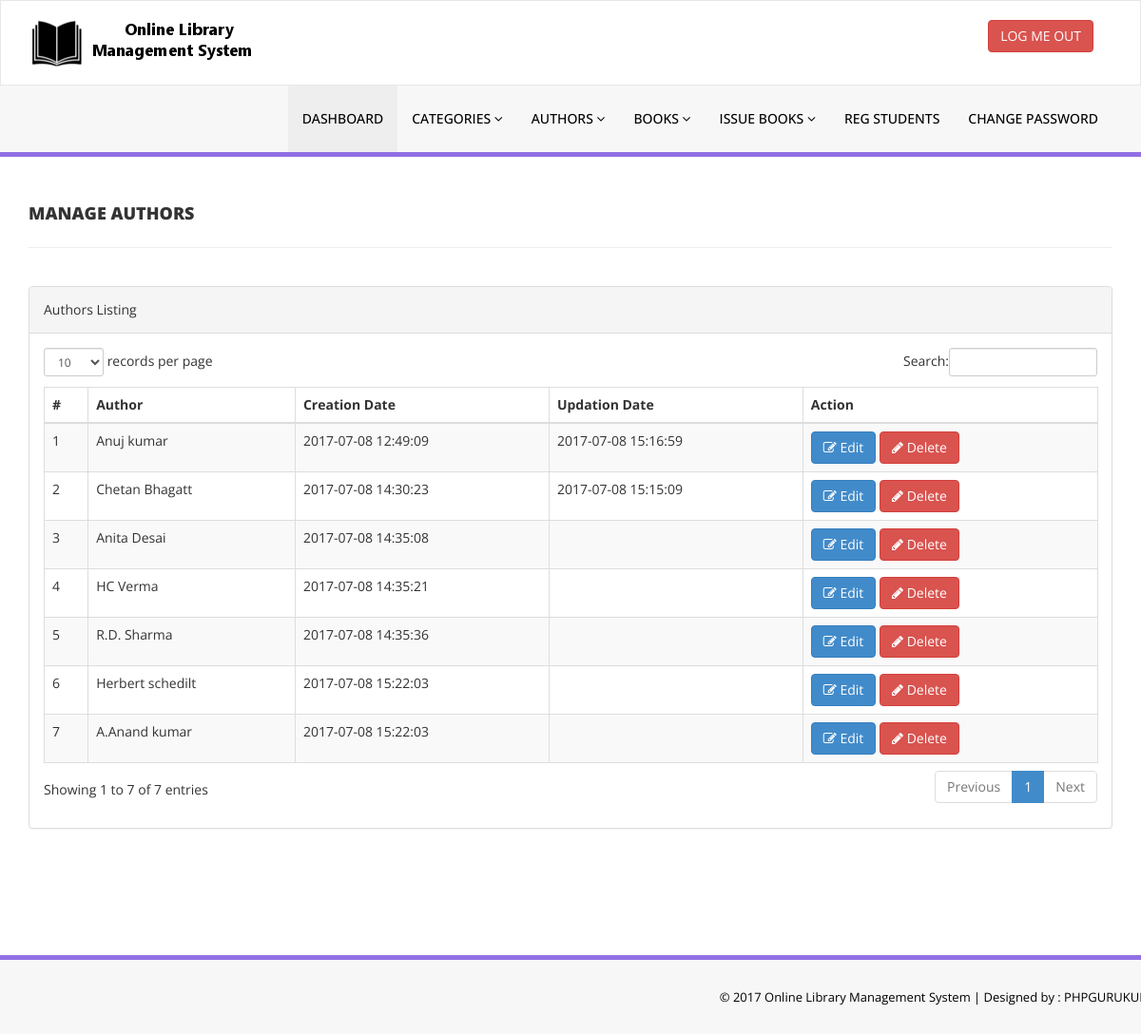
/library/admin/manage-authors.php (signed in), run on the app's committed database.
### tables this page shows
CREATE TABLE `tblauthors` (
  `id` int(11) NOT NULL,
  `AuthorName` varchar(159) DEFAULT NULL,
  `creationDate` timestamp NULL DEFAULT CURRENT_TIMESTAMP,
  `UpdationDate` timestamp NULL DEFAULT NULL ON UPDATE CURRENT_TIMESTAMP
);

### library/admin/manage-authors.php (the view, shortened to what this page needs)
<?php
include('includes/config.php');
if(strlen($_SESSION['alogin'])==0)
    {
header('location:index.php');
}
else{
    ?>
<!DOCTYPE html>
<html xmlns="http://www.w3.org/1999/xhtml">
<head>
    <link href="assets/css/bootstrap.css" rel="stylesheet" />
    <link href="assets/css/font-awesome.css" rel="stylesheet" />
    <link href="assets/js/dataTables/dataTables.bootstrap.css" rel="stylesheet" />
    <link href="assets/css/style.css" rel="stylesheet" />
</head>
<body>
<?php include('includes/header.php');?>
    <div class="content-wrapper">
         <div class="container">
        <div class="row pad-botm">
            <div class="col-md-12">
                <h4 class="header-line">Manage Authors</h4>
    </div>
     <div class="row">
</div>
        </div>
            <div class="row">
                <div class="col-md-12">
                    <div class="panel panel-default">
                        <div class="panel-heading">
                           Authors Listing
                        </div>
                        <div class="panel-body">
                            <div class="table-responsive">
                                <table class="table table-striped table-bordered table-hover" id="dataTables-example">
                                    <thead>
                                        <tr>
                                            <th>#</th>
                                            <th>Author</th>
                                            <th>Creation Date</th>
                                            <th>Updation Date</th>
                                            <th>Action</th>
                                        </tr>
                                    </thead>
                                    <tbody>
<?php $sql = "SELECT * from  tblauthors";
$query = $dbh -> prepare($sql);
$query->execute();
$results=$query->fetchAll(PDO::FETCH_OBJ);
$cnt=1;
if($query->rowCount() > 0)
{
foreach($results as $result)
{               ?>
                                        <tr class="odd gradeX">
                                            <td class="center"><?php echo htmlentities($cnt);?></td>
                                            <td class="center"><?php echo htmlentities($result->AuthorName);?></td>
                                            <td class="center"><?php echo htmlentities($result->creationDate);?></td>
                                            <td class="center"><?php echo htmlentities($result->UpdationDate);?></td>
                                            <td class="center">
                                            <a href="edit-author.php?athrid=<?php echo htmlentities($result->id);?>"><button class="btn btn-primary"><i class="fa fa-edit "></i> Edit</button>
                                          <a href="manage-authors.php?del=<?php echo htmlentities($result->id);?>" onclick="return confirm('Are you sure you want to delete?');"" >  <button class="btn btn-danger"><i class="fa fa-pencil"></i> Delete</button>
                                            </td>
                                        </tr>
 <?php $cnt=$cnt+1;}} ?>
                                    </tbody>
                                </table>
                            </div>
                        </div>
                    </div>
                </div>
            </div>
    </div>
    </div>
  <?php include('includes/footer.php');?>
</body>
</html>
<?php } ?>

### library/admin/includes/header.php (shortened to what this page needs)
<div class="navbar navbar-inverse set-radius-zero" >
        <div class="container">
            <div class="navbar-header">
                <a class="navbar-brand">
                    <img src="assets/img/logo.png" />
                </a>
            </div>
            <div class="right-div">
                <a href="logout.php" class="btn btn-danger pull-right">LOG ME OUT</a>
            </div>
        </div>
    </div>
    <section class="menu-section">
        <div class="container">
            <div class="row ">
                <div class="col-md-12">
                    <div class="navbar-collapse collapse ">
                        <ul id="menu-top" class="nav navbar-nav navbar-right">
                            <li><a href="dashboard.php" class="menu-top-active">DASHBOARD</a></li>
                            <li>
                                <a href="#" class="dropdown-toggle" id="ddlmenuItem" data-toggle="dropdown"> Categories <i class="fa fa-angle-down"></i></a>
                            </li>
                            <li>
                                <a href="#" class="dropdown-toggle" id="ddlmenuItem" data-toggle="dropdown"> Authors <i class="fa fa-angle-down"></i></a>
                            </li>
 <li>
                                <a href="#" class="dropdown-toggle" id="ddlmenuItem" data-toggle="dropdown"> Books <i class="fa fa-angle-down"></i></a>
                            </li>
                           <li>
                                <a href="#" class="dropdown-toggle" id="ddlmenuItem" data-toggle="dropdown"> Issue Books <i class="fa fa-angle-down"></i></a>
                            </li>
                             <li><a href="reg-students.php">Reg Students</a></li>
  <li><a href="change-password.php">Change Password</a></li>
                        </ul>
                    </div>
                </div>
            </div>
        </div>
    </section>

### library/admin/includes/footer.php
<section class="footer-section">
     <div class="container">
         <div class="row">
             <div class="col-md-12">
                &copy; 2017 Online Library Management System |<a href="https://phpgurukul.com/" target="_blank"  > Designed by : PHPGURUKUL</a>
             </div>
         </div>
     </div>
 </section>

### library/admin/assets/css/style.css (style rules this page uses)
.set-radius-zero { border-radius:0px; -moz-border-radius:0px; -webkit-border-radius:0px; }
.content-wrapper { margin-top: 40px; min-height:800px; padding-bottom:90px; }
.header-line { font-weight:900; padding-bottom:25px; border-bottom:1px solid #eeeeee; text-transform:uppercase; }
.pad-botm { padding-bottom:30px; }
.right-div { float: right; padding: 20px; }
#menu-top a { color:#000; text-decoration:none; font-weight:500; padding: 25px 15px 25px 15px; text-transform:uppercase; }
.menu-section { background-color: #f7f7f7; border-bottom:5px solid #9170E4; width:100% }
.menu-top-active { background-color:#eeeeee; }
.navbar-inverse { background-color: #FFF; border-color: rgba(155, 153, 153, 0.23); }
.navbar { min-height: 90px; margin-bottom: 0px; }
.footer-section { padding:25px 50px 25px 50px; color:#000; font-size:13px; background-color: #f7f7f7; text-align:right; border-top:5px solid #9170E4; }
.footer-section a, .footer-section a:hover { color:#000; }

### data on the page
tblauthors: AuthorName "Anuj kumar", creationDate "2017-07-08 12:49:09", UpdationDate "2017-07-08 15:16:59"
tblauthors: AuthorName "Chetan Bhagatt", creationDate "2017-07-08 14:30:23", UpdationDate "2017-07-08 15:15:09"
tblauthors: AuthorName "Anita Desai", creationDate "2017-07-08 14:35:08"
tblauthors: AuthorName "HC Verma", creationDate "2017-07-08 14:35:21"
tblauthors: AuthorName "R.D. Sharma", creationDate "2017-07-08 14:35:36"
tblauthors: AuthorName "Herbert schedilt", creationDate "2017-07-08 15:22:03"
tblauthors: AuthorName "A.Anand kumar", creationDate "2017-07-08 15:22:03"
